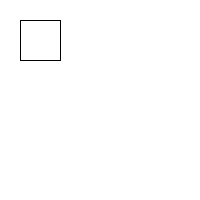
Frame 1 (no input)
Frame 60 (the mouse pressed at the canvas centre just before this capture): identical to frame 1, image omitted
Frame 120 (the mouse held since frame 60 and released just before this capture): identical to frame 1, image omitted

The Processing sketch that drew this single still picture (run headless with seeded random() and noise(); from frame 60 on, the mouse is pressed at the canvas centre):

// Processing sketch: opdracht_9_4
// ── opdracht_9_4.pde


void setup()
{
  size(200,200);
  background(255,255,255);
  method(20,60,20,60);
}
void draw()
{
  
  
}
void method(int a,int b, int c, int d)
{
  line(a,a,c,b);
  line(b,b,a,d);
  line(b,a,d,d);
  line(c,c,b,a);
}
